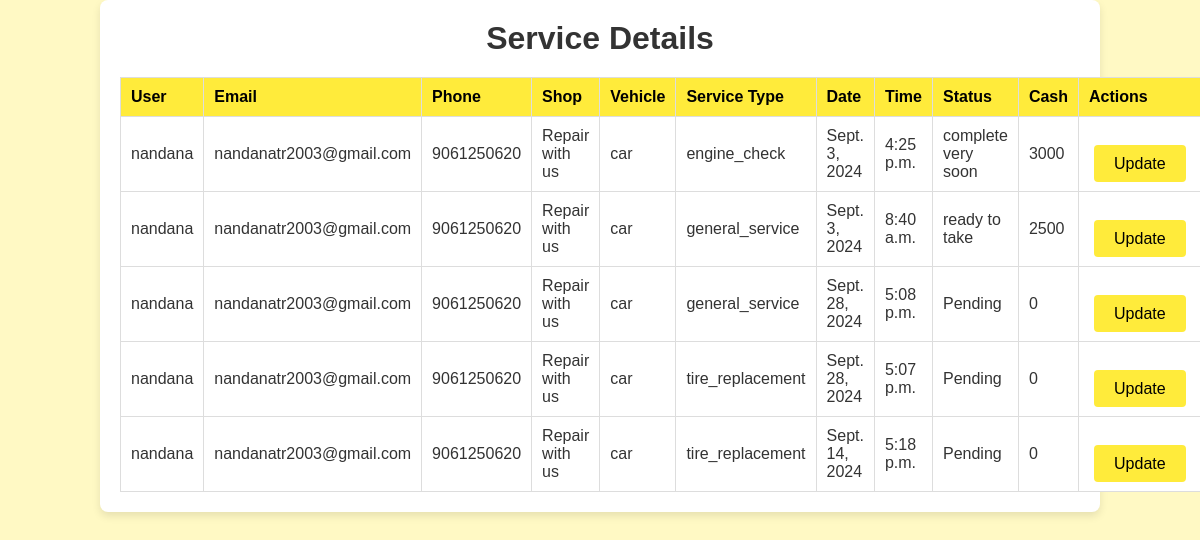
Screenshot of /owserv (signed in) with the database file from the repository.
### vehicle/models.py (models this page shows, shortened)
class service(models.Model):
    user = models.ForeignKey(register, on_delete=models.CASCADE)
    email = models.EmailField()
    phone = models.IntegerField()
    shop = models.CharField(max_length=20)
    vehicle = models.CharField(max_length=20)
    serv_type = models.CharField(max_length=20)
    date = models.DateField()
    time = models.TimeField()
    status = models.CharField(max_length=20)
    cash = models.IntegerField()

class register(models.Model):
    name = models.CharField(max_length=100)
    mail = models.EmailField()
    phone = models.IntegerField()
    username = models.CharField(max_length=50)
    password = models.CharField(max_length=50)
    usertype = models.CharField(max_length=20)

### vehicle/views.py (the view)
# urls.py: path('owserv',views.ownerserv),
def ownerserv(request):
    if 'mid' in request.session:
        user_id = request.session['mid']
        users = register.objects.get(username=user_id)
        shopname = shopdetails.objects.get(username=users)
        data = service.objects.filter(shop=shopname)
        return render(request,'ownerservice.html',{'data':data})
    return render(request,'login.html')

### vehicle/models.py (called while the page is built)
    def __str__(self):
        return self.shopname

### template/ownerservice.html (shortened to what this page needs)
<!DOCTYPE html>
<html lang="en">
<head>
</head>
<body>
    <div class="container">
        <div class="detail-header">
            <h1>Service Details</h1>
        </div>
        <table class="detail-table">
            <thead>
                <tr>
                    <th>User</th>
                    <th>Email</th>
                    <th>Phone</th>
                    <th>Shop</th>
                    <th>Vehicle</th>
                    <th>Service Type</th>
                    <th>Date</th>
                    <th>Time</th>
                    <th>Status</th>
                    <th>Cash</th>
                    <th>Actions</th>
                </tr>
            </thead>
            <tbody>
                {% for service in data %}
                <tr>
                    <td>{{ service.user.name }}</td>
                    <td>{{ service.email }}</td>
                    <td>{{ service.phone }}</td>
                    <td>{{ service.shop }}</td>
                    <td>{{ service.vehicle }}</td>
                    <td>{{ service.serv_type }}</td>
                    <td>{{ service.date }}</td>
                    <td>{{ service.time }}</td>
                    <td>{{ service.status }}</td>
                    <td>{{ service.cash }}</td>
                    <td>
                        <div class="action-btns">
                            <a href="{% url 'service_detail' service.id %}">Update</a>
                        </div>
                    </td>
                </tr>
                {% empty %}
                <tr>
                    <td colspan="11" class="empty-message">No services available.</td>
                </tr>
                {% endfor %}
            </tbody>
        </table>
    </div>
</body>
</html>

### template/ownerservice.html (style rules this page uses)
body { font-family: Arial, sans-serif; margin: 0; padding: 0; background-color: #fff9c4; }
.container { width: 80%; margin: auto; padding: 20px; background-color: #ffffff; border-radius: 8px; box-shadow: 0 4px 8px rgba(0, 0, 0, 0.1); }
.detail-header { margin-bottom: 20px; text-align: center; }
.detail-header h1 { margin: 0; color: #333; }
.detail-table { width: 100%; border-collapse: collapse; }
.detail-table th, .detail-table td { padding: 10px; text-align: left; border: 1px solid #ddd; }
.detail-table th { background-color: #ffeb3b; color: #000; width: 30%; }
.detail-table td { background-color: #fff; color: #333; }
.detail-table tr:nth-child(even) { background-color: #fff9c4; }
.detail-table tr:nth-child(odd) { background-color: #f0f0f0; }
.action-btns { margin-top: 20px; text-align: center; }
.action-btns a { background-color: #ffeb3b; color: #000; padding: 10px 20px; text-decoration: none; border-radius: 4px; margin: 0 5px; }

### rows the page displays
service: user.name "nandana", email "nandanatr2003@gmail.com", phone "9061250620", shop "Repair with us", vehicle "car", serv_type "engine_check", date "Sept. 3, 2024", time "4:25 p.m.", status "complete very soon", cash "3000"
service: user.name "nandana", email "nandanatr2003@gmail.com", phone "9061250620", shop "Repair with us", vehicle "car", serv_type "general_service", date "Sept. 3, 2024", time "8:40 a.m.", status "ready to take", cash "2500"
service: user.name "nandana", email "nandanatr2003@gmail.com", phone "9061250620", shop "Repair with us", vehicle "car", serv_type "general_service", date "Sept. 28, 2024", time "5:08 p.m.", status "Pending", cash "0"
service: user.name "nandana", email "nandanatr2003@gmail.com", phone "9061250620", shop "Repair with us", vehicle "car", serv_type "tire_replacement", date "Sept. 28, 2024", time "5:07 p.m.", status "Pending", cash "0"
service: user.name "nandana", email "nandanatr2003@gmail.com", phone "9061250620", shop "Repair with us", vehicle "car", serv_type "tire_replacement", date "Sept. 14, 2024", time "5:18 p.m.", status "Pending", cash "0"
